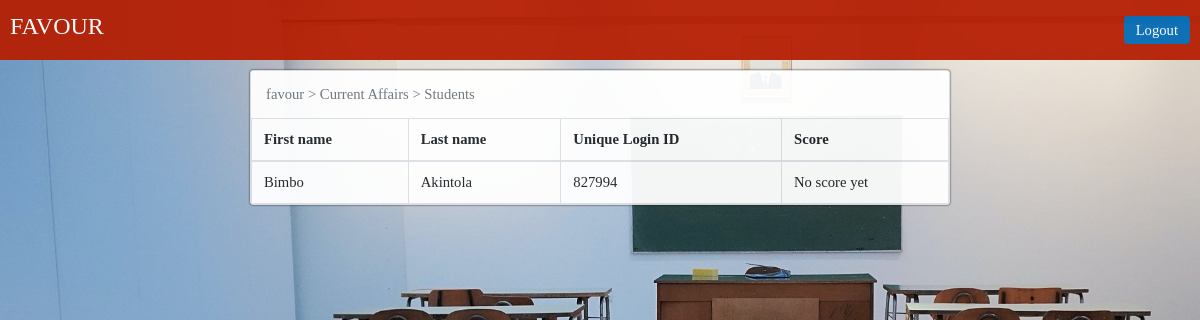
Screenshot of /user/students/?examination=1 (signed in) with the database file from the repository.
### examination/models.py (models this page shows, shortened)
class Examination(models.Model):
    examiner = models.ForeignKey(User, on_delete=models.CASCADE, related_name='examinations')
    name = models.CharField(max_length=64)
    num_questions = models.IntegerField()
    duration = models.DecimalField(decimal_places=2, max_digits=5)
    set_date = models.DateField()

class Student(models.Model):
    examination = models.ForeignKey(Examination, on_delete=models.CASCADE, related_name='students')
    first_name = models.CharField(max_length=25)
    last_name = models.CharField(max_length=25)
    unique_id = models.IntegerField()
    score = models.DecimalField(null=True, decimal_places=2, max_digits=5, blank=True)

### user/views.py (the view)
# urls.py: path('user/students/', StudentsListView.as_view(), name='students')
class StudentsListView(ListView):
    context_object_name = 'students'
    template_name = 'user/auth/students.html'
    def get_queryset(self):
        self.examination = get_object_or_404(Examination, examiner=self.request.user, id=int(self.request.GET["examination"]))
        return Student.objects.filter(examination=self.examination)
    def get_context_data(self, **kwargs):
        context = super().get_context_data(**kwargs)
        context["examination"] = self.examination.name
        return context

### templates/user/auth/students.html
{% extends 'user/auth/layout.html' %}
{% block body %}
<div class="center-container">
  <div style="width: 700px; align-self: flex-start;" class="card">
    <table class="table table-bordered">
      <caption>{{ request.user.username }} > {{ examination }} > Students</caption>
      <thead>
        <tr>
          <th>First name</th>
          <th>Last name</th>
          <th>Unique Login ID</th>
          <th>Score</th>
        </tr>
      </thead>
      <tbody>
      {% for student in students %}
        <tr>
          <td>{{ student.first_name }}</td>
          <td>{{ student.last_name }}</td>
          <td>{{ student.unique_id }}</td>
          <td>
            {% if student.score %}
              {{ student.score }}
            {% else %}
              <span>No score yet</span>
            {% endif %}
          </td>
        </tr>
      {% endfor %}
      </tbody>
    </table>
  </div>
</div>
{% endblock %}

### templates/user/auth/layout.html (shortened to what this page needs)
{% load static %}
<html lang="en">
  <head>
    <link rel="stylesheet" href="{% static 'bootstrap/css/bootstrap.css' %}">
    <link rel="stylesheet" href="{% static 'styles.css' %}">
    <link rel="stylesheet" href="{% static 'user/style.css' %}">
  </head>
  <body>
    <header>
      <div id="username">
        <h1>{{ request.user.username }}</h1>
      </div>
      <div id="logout">
        <a class="button blue" href="{% url 'user:logout' %}">Logout</a>
      </div>
    </header>
    <main>
        {% block body %}
        {% endblock %}
    </main>
  </body>
</html>

### static/styles.css (style rules this page uses)
* { margin: 0; padding: 0; }
body { background: url("/static/bg.jpg"); background-attachment: fixed; background-size: cover; background-repeat: no-repeat; font-family: 'Noto Sans JP Regular'; }
.center-container { width: 100%; height: 100%; display: flex; justify-content: space-evenly; align-items: center; }
.card { background-color: white; margin: 10px; overflow: hidden; border-radius: 3px; box-shadow: 0px 0px 2px 0px black; opacity: 0.95; }
.button { font-size: 11pt; padding: 6px 12px; border-radius: 4px; text-decoration: none; color: white; border-width: 0px; font-family: "Noto Sans JP Regular"; border-radius: 4px; cursor: pointer; text-align: center; }
.button.blue { background-color: #046bb5; }

### static/user/style.css (style rules this page uses)
header { height: 60px; background-color: #b51f04; opacity: 0.95; color: white; display: flex; justify-content: space-between; align-items: center; }
header h1 { text-transform: uppercase; font-size: 18pt; }
#username, #logout { padding: 10px; }
table.table { margin-bottom: 0px;font-size: 11pt; border-radius: 4px; }
caption { caption-side: top; padding: 15px }

### rows the page displays
Examination: name "Current Affairs"
Student: first_name "Bimbo", last_name "Akintola", unique_id "827994", shows "No score yet"

### other values shown
{{ request.user.username }} "FAVOUR"
{{ request.user.username }} "favour"
